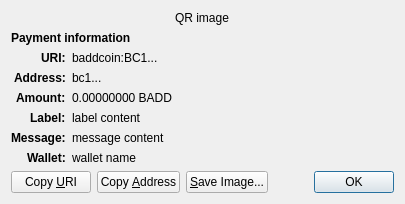
<?xml version="1.0" encoding="UTF-8"?>
<ui version="4.0">
 <class>ReceiveRequestDialog</class>
 <widget class="QDialog" name="ReceiveRequestDialog">
  <property name="geometry">
   <rect>
    <x>0</x>
    <y>0</y>
    <width>413</width>
    <height>229</height>
   </rect>
  </property>
  <property name="windowTitle">
   <string>Request payment to ...</string>
  </property>
  <layout class="QGridLayout" name="gridLayout" columnstretch="0,1">
   <property name="sizeConstraint">
    <enum>QLayout::SetFixedSize</enum>
   </property>
   <item row="0" column="0" colspan="2" alignment="Qt::AlignHCenter">
    <widget class="QRImageWidget" name="qr_code">
     <property name="text">
      <string notr="true">QR image</string>
     </property>
     <property name="textInteractionFlags">
      <set>Qt::NoTextInteraction</set>
     </property>
    </widget>
   </item>
   <item row="1" column="0" colspan="2">
    <widget class="QLabel" name="payment_header">
     <property name="font">
      <font>
       <weight>75</weight>
       <bold>true</bold>
      </font>
     </property>
     <property name="text">
      <string>Payment information</string>
     </property>
     <property name="textInteractionFlags">
      <set>Qt::NoTextInteraction</set>
     </property>
    </widget>
   </item>
   <item row="2" column="0" alignment="Qt::AlignRight|Qt::AlignTop">
    <widget class="QLabel" name="uri_tag">
     <property name="font">
      <font>
       <weight>75</weight>
       <bold>true</bold>
      </font>
     </property>
     <property name="text">
      <string notr="true">URI:</string>
     </property>
     <property name="textFormat">
      <enum>Qt::PlainText</enum>
     </property>
     <property name="textInteractionFlags">
      <set>Qt::NoTextInteraction</set>
     </property>
    </widget>
   </item>
   <item row="2" column="1" alignment="Qt::AlignTop">
    <widget class="QLabel" name="uri_content">
     <property name="text">
      <string notr="true">baddcoin:BC1...</string>
     </property>
     <property name="textFormat">
      <enum>Qt::RichText</enum>
     </property>
     <property name="wordWrap">
      <bool>true</bool>
     </property>
     <property name="textInteractionFlags">
      <set>Qt::TextSelectableByMouse</set>
     </property>
    </widget>
   </item>
   <item row="3" column="0" alignment="Qt::AlignRight|Qt::AlignTop">
    <widget class="QLabel" name="address_tag">
     <property name="font">
      <font>
       <weight>75</weight>
       <bold>true</bold>
      </font>
     </property>
     <property name="text">
      <string>Address:</string>
     </property>
     <property name="textInteractionFlags">
      <set>Qt::NoTextInteraction</set>
     </property>
    </widget>
   </item>
   <item row="3" column="1" alignment="Qt::AlignTop">
    <widget class="QLabel" name="address_content">
     <property name="text">
      <string notr="true">bc1...</string>
     </property>
     <property name="textFormat">
      <enum>Qt::PlainText</enum>
     </property>
     <property name="textInteractionFlags">
      <set>Qt::TextSelectableByMouse</set>
     </property>
    </widget>
   </item>
   <item row="4" column="0" alignment="Qt::AlignRight|Qt::AlignTop">
    <widget class="QLabel" name="amount_tag">
     <property name="font">
      <font>
       <weight>75</weight>
       <bold>true</bold>
      </font>
     </property>
     <property name="text">
      <string>Amount:</string>
     </property>
     <property name="textInteractionFlags">
      <set>Qt::NoTextInteraction</set>
     </property>
    </widget>
   </item>
   <item row="4" column="1" alignment="Qt::AlignTop">
    <widget class="QLabel" name="amount_content">
     <property name="text">
      <string notr="true">0.00000000 BADD</string>
     </property>
     <property name="textFormat">
      <enum>Qt::PlainText</enum>
     </property>
     <property name="textInteractionFlags">
      <set>Qt::TextSelectableByMouse</set>
     </property>
    </widget>
   </item>
   <item row="5" column="0" alignment="Qt::AlignRight|Qt::AlignTop">
    <widget class="QLabel" name="label_tag">
     <property name="font">
      <font>
       <weight>75</weight>
       <bold>true</bold>
      </font>
     </property>
     <property name="text">
      <string>Label:</string>
     </property>
     <property name="textInteractionFlags">
      <set>Qt::NoTextInteraction</set>
     </property>
    </widget>
   </item>
   <item row="5" column="1" alignment="Qt::AlignTop">
    <widget class="QLabel" name="label_content">
     <property name="text">
      <string notr="true">label content</string>
     </property>
     <property name="textFormat">
      <enum>Qt::PlainText</enum>
     </property>
     <property name="wordWrap">
      <bool>true</bool>
     </property>
     <property name="textInteractionFlags">
      <set>Qt::TextSelectableByMouse</set>
     </property>
    </widget>
   </item>
   <item row="6" column="0" alignment="Qt::AlignRight|Qt::AlignTop">
    <widget class="QLabel" name="message_tag">
     <property name="font">
      <font>
       <weight>75</weight>
       <bold>true</bold>
      </font>
     </property>
     <property name="text">
      <string>Message:</string>
     </property>
     <property name="textInteractionFlags">
      <set>Qt::NoTextInteraction</set>
     </property>
    </widget>
   </item>
   <item row="6" column="1" alignment="Qt::AlignTop">
    <widget class="QLabel" name="message_content">
     <property name="text">
      <string notr="true">message content</string>
     </property>
     <property name="textFormat">
      <enum>Qt::PlainText</enum>
     </property>
     <property name="wordWrap">
      <bool>true</bool>
     </property>
     <property name="textInteractionFlags">
      <set>Qt::TextSelectableByMouse</set>
     </property>
    </widget>
   </item>
   <item row="7" column="0" alignment="Qt::AlignRight|Qt::AlignTop">
    <widget class="QLabel" name="wallet_tag">
     <property name="font">
      <font>
       <weight>75</weight>
       <bold>true</bold>
      </font>
     </property>
     <property name="text">
      <string>Wallet:</string>
     </property>
     <property name="textInteractionFlags">
      <set>Qt::NoTextInteraction</set>
     </property>
    </widget>
   </item>
   <item row="7" column="1" alignment="Qt::AlignTop">
    <widget class="QLabel" name="wallet_content">
     <property name="text">
      <string notr="true">wallet name</string>
     </property>
     <property name="textFormat">
      <enum>Qt::PlainText</enum>
     </property>
     <property name="wordWrap">
      <bool>true</bool>
     </property>
     <property name="textInteractionFlags">
      <set>Qt::TextSelectableByMouse</set>
     </property>
    </widget>
   </item>
   <item row="8" column="0" colspan="2">
    <layout class="QHBoxLayout" name="horizontalLayout">
     <item>
      <widget class="QPushButton" name="btnCopyURI">
       <property name="text">
        <string>Copy &amp;URI</string>
       </property>
       <property name="autoDefault">
        <bool>false</bool>
       </property>
      </widget>
     </item>
     <item>
      <widget class="QPushButton" name="btnCopyAddress">
       <property name="text">
        <string>Copy &amp;Address</string>
       </property>
       <property name="autoDefault">
        <bool>false</bool>
       </property>
      </widget>
     </item>
     <item>
      <widget class="QPushButton" name="btnSaveAs">
       <property name="text">
        <string>&amp;Save Image...</string>
       </property>
       <property name="autoDefault">
        <bool>false</bool>
       </property>
      </widget>
     </item>
     <item>
      <spacer name="horizontalSpacer_2">
       <property name="orientation">
        <enum>Qt::Horizontal</enum>
       </property>
       <property name="sizeHint" stdset="0">
        <size>
         <width>40</width>
         <height>20</height>
        </size>
       </property>
      </spacer>
     </item>
     <item>
      <widget class="QDialogButtonBox" name="buttonBox">
       <property name="focusPolicy">
        <enum>Qt::StrongFocus</enum>
       </property>
       <property name="standardButtons">
        <set>QDialogButtonBox::Ok</set>
       </property>
      </widget>
     </item>
    </layout>
   </item>
  </layout>
 </widget>
 <customwidgets>
  <customwidget>
   <class>QRImageWidget</class>
   <extends>QLabel</extends>
   <header>qt/qrimagewidget.h</header>
  </customwidget>
 </customwidgets>
 <tabstops>
  <tabstop>buttonBox</tabstop>
  <tabstop>btnCopyURI</tabstop>
  <tabstop>btnCopyAddress</tabstop>
  <tabstop>btnSaveAs</tabstop>
 </tabstops>
 <resources/>
 <connections>
  <connection>
   <sender>buttonBox</sender>
   <signal>accepted()</signal>
   <receiver>ReceiveRequestDialog</receiver>
   <slot>accept()</slot>
   <hints>
    <hint type="sourcelabel">
     <x>135</x>
     <y>230</y>
    </hint>
    <hint type="destinationlabel">
     <x>135</x>
     <y>126</y>
    </hint>
   </hints>
  </connection>
 </connections>
</ui>
